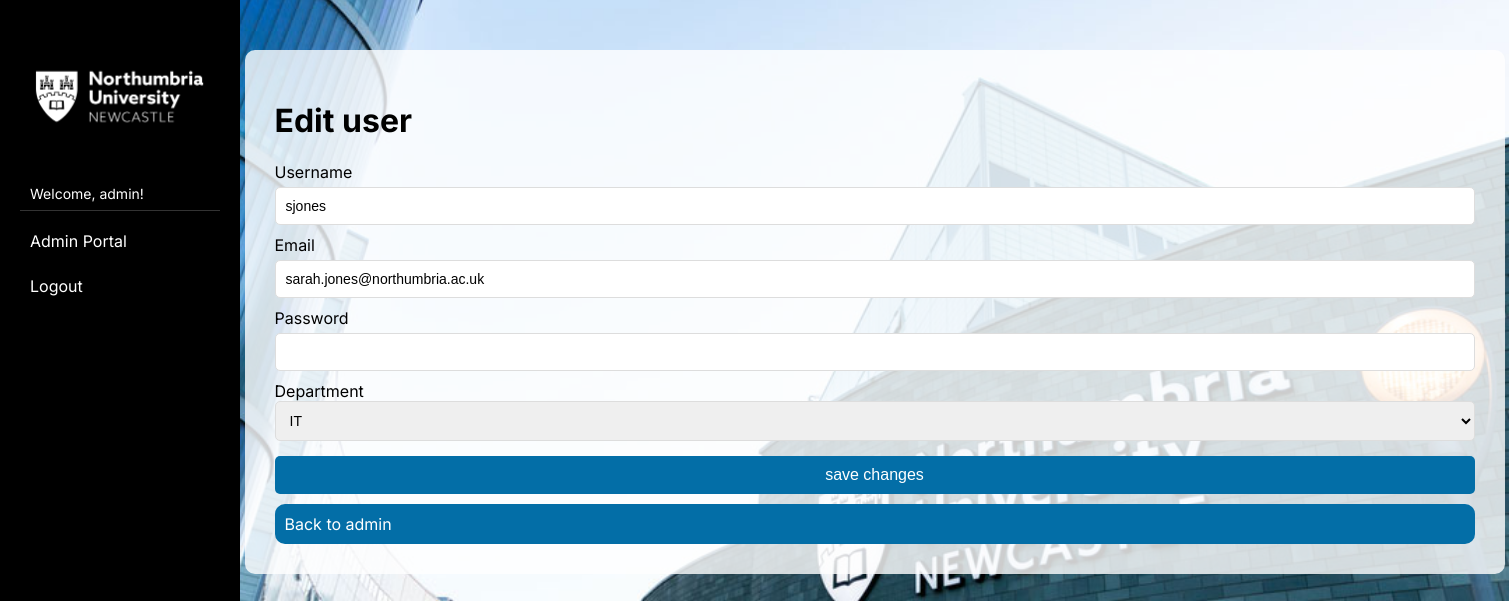
The app's page /admin/edit_user/3 (signed in) with its own data.
### tables this page shows
CREATE TABLE users (
            id INTEGER PRIMARY KEY AUTOINCREMENT,
            username TEXT NOT NULL UNIQUE,
            full_name TEXT NOT NUll,
            email TEXT NOT NULL UNIQUE ,
            password TEXT,
            role TEXT,
            department TEXT         
        );

### app.py (the view)
@app.route("/admin/edit_user/<int:user_id>", methods=["GET", "POST"] )
def admin_edit_user(user_id):
    if 'user_id' not in session:
        return redirect(url_for("login"))
    if session['role'] != 'admin':
        return redirect(url_for('desk_booking'))
    db = get_db()
    if request.method == "POST":
        username =  request.form ["username"]
        email = request.form ["email"]
        department = request.form ["department"]
        password = request.form ["password"]
        hashed_password = generate_password_hash(password)
        db.execute("UPDATE users  SET username =?, email =?,department =?, password =? WHERE id =?",
                       (username, email, department, hashed_password, user_id))
        db.commit()
        return redirect (url_for("admin"))
    else:
        user = db.execute("SELECT * FROM users WHERE id =?",  (user_id,)).fetchone()
        if user['role'] == 'admin':
            flash("Cannot delete an admin user")
            return redirect(url_for('admin'))
        return render_template ("edit_user.html", edit_user=user)

### app.py (called while the page is built)
def get_db():
    if '_database' not in g:
        g._database = sqlite3.connect(DATABASE)
        g._database.row_factory = sqlite3.Row
    return g._database

@app.teardown_appcontext
def close_connection(exception):
    db = g.pop('_database', None)
    if db:
        db.close()

def get_user():
    if 'user_id' in session:
        return {
            'name': session['username'],
            'is_admin': session.get('role') =='admin'
        }
    return None

@app.context_processor
def inject_user():
    return dict(user=get_user())

### templates/edit_user.html (shortened to what this page needs)
{% extends "base.html" %}
{% block content %}
    <div class="card">
        <h1>Edit user</h1>
        <form action="/admin/edit_user/{{ edit_user["id"] }}" method="POST">
            <label for="username">Username </label>
            <input type="text" name='username' value="{{edit_user["username"]}}">
            <label for="email">Email</label>
            <input type="email" name="email" value="{{edit_user["email"]}}">
            <label for="password">Password</label>
            <input type="password" name="password" value="">
            <label for="department">Department</label>
            <select name ="department">
                <option value="IT" {% if edit_user["department"] == 'IT' %}selected{% endif %}>IT</option>
            </select>
            <button>save changes</button>
        </form>
        <a href="/admin">Back to admin</a>
    </div>
{% endblock %}

### static/style.css (style rules this page uses)
body { background-image: url(/static/Northumbria.jpg); background-size: cover; background-position: center; min-height: 100vh; margin: 0; }
h1 { color: black; }
a { color: black; }
.card { background-color: rgba(255, 255, 255, 0.8); padding: 30px; width: 1200px; margin: 50px auto; border-radius: 10px; }
.card a { background-color:#036ea7; padding: 10px; text-decoration: none; display: block; color: white; margin-top: 10px; border-radius: 10px; }
label { display: block; margin-top: 10px; }
body { font-family: 'Inter', sans-serif; }
input[type="email"], input[type="password"], input[type="text"], input[type="number"] { width: 100%; padding: 10px; margin-top: 5px; border: 1px solid #ddd; border-radius: 5px; box-sizing: border-box; font-size: 14px; }
button { width: 100%; padding: 10px; background-color: #036ea7; color: white; border: none; border-radius: 5px; font-size: 16px; margin-top: 15px; cursor: pointer; }
select { width: 100%; padding: 10px; border: 1px solid #ddd; border-radius: 5px; font-size: 14px; box-sizing: border-box; }

### records on screen
users: username "sjones", email "sarah.jones@northumbria.ac.uk", department "IT"

### other values on screen
{{ user.name }} "admin"
